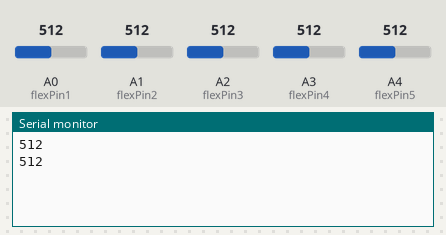
Simulated run of this sketch. Board: Arduino Uno, built with avr-gcc and run on an emulated ATmega328P. On the bench: the last lines printed to the serial monitor. The test bench sets the inputs (shaded band); at power-on: A1 (flexPin2) = 512, A0 (flexPin1) = 512, A2 (flexPin3) = 512, A3 (flexPin4) = 512, A4 (flexPin5) = 512.

Above: at 1.8 s.
1.9 s: A1 (flexPin2) set to 716
At 2.8 s:
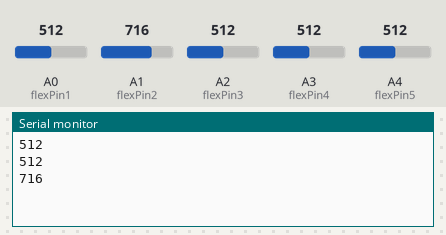
3.4 s: A1 (flexPin2) set to 992
At 4.6 s:
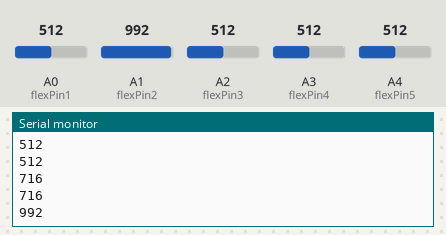
Timing chart, 0 to 6.4 s (numbered marks = the images above; inputs shaded):
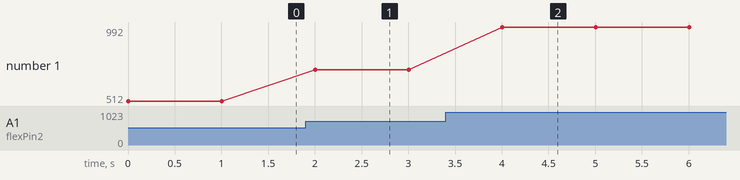

Measured:
- after the input at 1.9 s, the serial monitor: prints a new line after 0.10 s (image 1)
- after the input at 3.4 s, the serial monitor: prints a new line after 0.60 s (image 2)
- plotted number 1: 512 → 716 after the input at 1.9 s, 716 → 992 after the input at 3.4 s

The sketch:

FlexServos.ino
```cpp
int flexPin1 = A0;
int flexPin2 = A1;
int flexPin3 = A2;
int flexPin4 = A3;
int flexPin5 = A4;

void setup() {
Serial.begin(9600);      // open the serial port at 9600 bps:


pinMode(flexPin1, INPUT);
pinMode(flexPin2, INPUT);
pinMode(flexPin3, INPUT);
pinMode(flexPin4, INPUT);
pinMode(flexPin5, INPUT);
}
void loop(){

int flex1 = analogRead(flexPin1);
int flex2 = analogRead(flexPin2);
int flex3 = analogRead(flexPin3);
int flex4 = analogRead(flexPin4);
int flex5 = analogRead(flexPin5);

Serial.print(flex2);       // prints
Serial.print("\n");

  //Serial.print(flex2);
  //Serial.print("\n");

  //Serial.print(flex3);
  //Serial.print("\n");

  //Serial.print(flex4);
  //Serial.print("\n");

  //Serial.print(flex5);
  //Serial.print("\n");

delay(1000);
}
```
